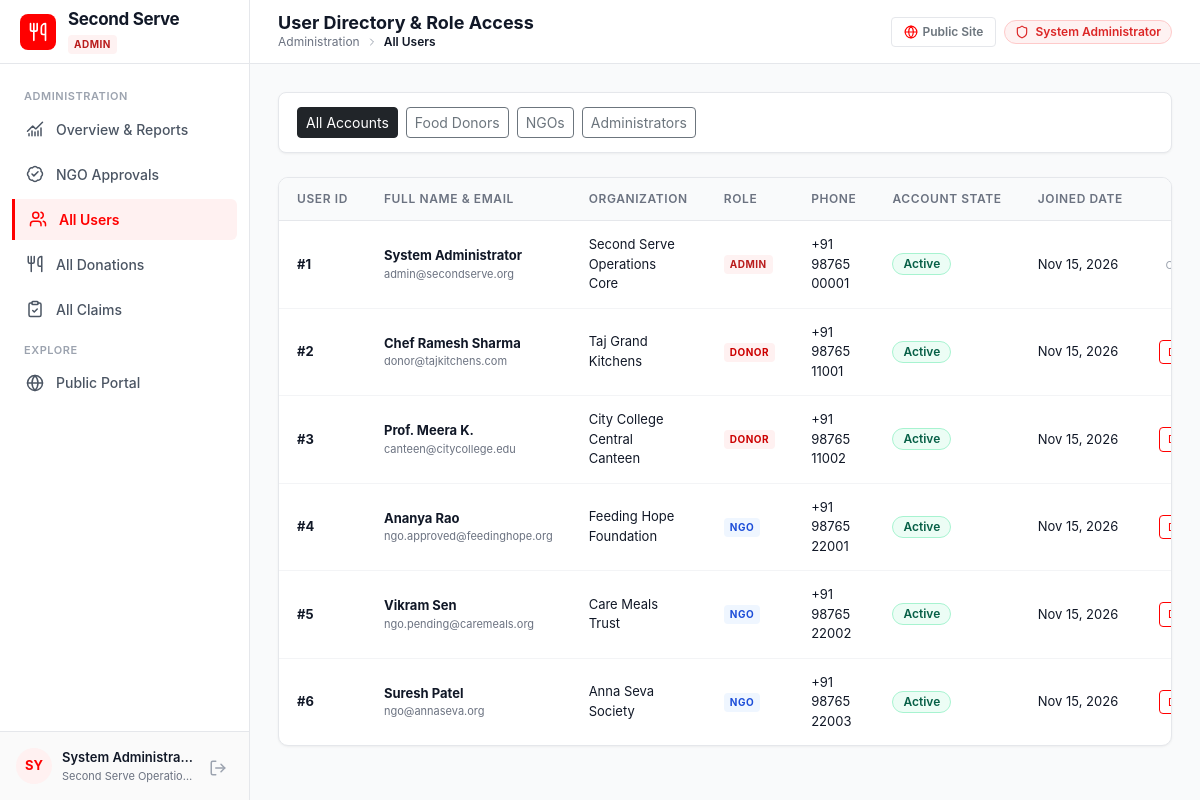
Page /admin/users (signed in) on the committed database.
### app/models.py (models this page shows, shortened)
class User(UserMixin, db.Model):
    __tablename__ = 'users'
    id = db.Column(db.Integer, primary_key=True)
    name = db.Column(db.String(100), nullable=False)
    email = db.Column(db.String(120), unique=True, index=True, nullable=False)
    password_hash = db.Column(db.String(255), nullable=False)
    role = db.Column(db.String(20), nullable=False, default='DONOR')  # DONOR, NGO, ADMIN
    phone = db.Column(db.String(25), nullable=False)
    organization_name = db.Column(db.String(150), nullable=True)
    address = db.Column(db.String(255), nullable=True)
    locality = db.Column(db.String(100), nullable=True)
    city = db.Column(db.String(100), nullable=True)
    district = db.Column(db.String(100), nullable=True)
    verification_status = db.Column(db.String(20), nullable=False, default='APPROVED')
    is_active = db.Column(db.Boolean, default=True, nullable=False)
    created_at = db.Column(db.DateTime, default=datetime.utcnow, nullable=False)
    listings = db.relationship('FoodListing', backref='donor', lazy='dynamic', cascade='all, delete-orphan')
    claims = db.relationship('Claim', backref='recipient', lazy='dynamic')
    audit_logs = db.relationship('AuditLog', backref='user', lazy='dynamic')
    @property
    def is_admin(self):
        return self.role == 'ADMIN'
    @property
    def is_donor(self):
        return self.role == 'DONOR'
    @property
    def is_ngo(self):
        return self.role == 'NGO'

### app/routes/admin.py (the view)
@admin_bp.route('/users')
def users():
    role_filter = request.args.get('role', 'ALL').upper()
    query = User.query
    if role_filter != 'ALL':
        query = query.filter_by(role=role_filter)
    users_list = query.order_by(User.created_at.desc()).all()
    return render_template('admin/users.html', users=users_list, current_filter=role_filter)

### app/models.py (called while the page is built)
@login_manager.user_loader
def load_user(user_id):
    return db.session.get(User, int(user_id))

### app/routes/admin.py (called while the page is built)
@admin_bp.before_request
def admin_before_request():
    if not current_user.is_authenticated:
        return redirect(url_for('auth.login', next=request.url))
    if not current_user.is_admin:
        flash("You do not have permission to access that resource.", "danger")
        return redirect(url_for('main.index'))
    check_and_expire_listings()

### app/services/listing_service.py (called while the page is built, shortened)
def check_and_expire_listings():
    now = datetime.utcnow()
    expired_listings = FoodListing.query.filter(
        FoodListing.status.in_(['AVAILABLE', 'RESERVED']),
        FoodListing.collection_deadline <= now
    ).all()
    if expired_listings:
        db.session.commit()
    return len(expired_listings)

### app/templates/admin/users.html (shortened to what this page needs)
{% extends 'base.html' %}
{% block page_title %}User Directory & Role Access{% endblock %}
{% block breadcrumb %}
  <span>Administration</span>
  <i data-lucide="chevron-right" style="width: 12px; height: 12px; color: #9CA3AF;"></i>
  <span style="color: #111827; font-weight: 600;">All Users</span>
{% endblock %}
{% block content %}
<div class="filter-toolbar">
  <div class="d-flex flex-wrap gap-2">
    <a href="{{ url_for('admin.users', role='ALL') }}" class="btn btn-sm {% if current_filter == 'ALL' %}btn-dark{% else %}btn-outline-secondary{% endif %}">
      All Accounts
    </a>
    <a href="{{ url_for('admin.users', role='DONOR') }}" class="btn btn-sm {% if current_filter == 'DONOR' %}btn-ss-primary{% else %}btn-outline-secondary{% endif %}">
      Food Donors
    </a>
    <a href="{{ url_for('admin.users', role='NGO') }}" class="btn btn-sm {% if current_filter == 'NGO' %}btn-primary{% else %}btn-outline-secondary{% endif %}">
      NGOs
    </a>
    <a href="{{ url_for('admin.users', role='ADMIN') }}" class="btn btn-sm {% if current_filter == 'ADMIN' %}btn-danger{% else %}btn-outline-secondary{% endif %}">
      Administrators
    </a>
  </div>
</div>
<div class="ss-card">
  <div class="ss-card-body p-0">
    {% if users %}
      <div class="table-responsive">
        <table class="ss-table">
          <thead>
            <tr>
              <th>User ID</th>
              <th>Full Name & Email</th>
              <th>Organization</th>
              <th>Role</th>
              <th>Phone</th>
              <th>Account State</th>
              <th>Joined Date</th>
              <th class="text-end">Manage</th>
            </tr>
          </thead>
          <tbody>
            {% for u in users %}
              <tr>
                <td><strong>#{{ u.id }}</strong></td>
                <td>
                  <div style="font-weight: 700; color: #111827;">{{ u.name }}</div>
                  <div style="font-size: 11px; color: #6B7280;">{{ u.email }}</div>
                </td>
                <td>{{ u.organization_name or '—' }}</td>
                <td>
                  <span class="role-pill role-pill-{{ u.role.lower() }}">{{ u.role }}</span>
                </td>
                <td>{{ u.phone }}</td>
                <td>
                  {% if u.is_active %}
                    <span class="pill-status pill-available">Active</span>
                  {% else %}
                    <span class="pill-status pill-expired">Suspended</span>
                  {% endif %}
                </td>
                <td>{{ u.created_at|dateonly }}</td>
                <td class="text-end">
                  {% if u.id != current_user.id %}
                    <form method="POST" action="{{ url_for('admin.toggle_user_status', user_id=u.id) }}" class="d-inline">
                      <button type="submit" class="btn btn-sm {% if u.is_active %}btn-outline-danger{% else %}btn-outline-success{% endif %}" style="font-size: 11px; padding: 3px 8px;">
                      </button>
                    </form>
                  {% else %}
                    <span style="font-size: 11px; color: #9CA3AF;">Current User</span>
                  {% endif %}
                </td>
              </tr>
            {% endfor %}
          </tbody>
        </table>
      </div>
    {% endif %}
  </div>
</div>
{% endblock %}

### app/templates/base.html (shortened to what this page needs)
<!DOCTYPE html>
<html lang="en">
<head>
  <link rel="stylesheet" href="{{ url_for('static', filename='vendor/bootstrap/bootstrap.min.css') }}">
  <link rel="stylesheet" href="{{ url_for('static', filename='css/style.css') }}">
</head>
<body>
  <div class="app-wrapper">
    <aside class="app-sidebar" id="appSidebar">
      <div class="sidebar-header">
        <div class="brand-icon-box">
          <i data-lucide="utensils" style="width: 20px; height: 20px;"></i>
        </div>
        <div class="brand-info">
          <div class="brand-title">Second Serve</div>
          {% if current_user.is_authenticated %}
            <span class="role-pill role-pill-{{ current_user.role.lower() }}">
              {{ current_user.role }}
            </span>
          {% endif %}
        </div>
      </div>
      <nav class="sidebar-nav">
        {% if current_user.is_authenticated %}
          {% if current_user.is_donor %}
            <div class="nav-section-title">Donor Workspace</div>
            <a href="{{ url_for('donor.dashboard') }}" class="sidebar-nav-link {% if request.endpoint == 'donor.dashboard' %}active{% endif %}">
              <i data-lucide="layout-dashboard" style="width: 18px; height: 18px;"></i>
              <span>Dashboard</span>
            </a>
            <a href="{{ url_for('donor.create') }}" class="sidebar-nav-link {% if request.endpoint == 'donor.create' %}active{% endif %}">
              <i data-lucide="plus-circle" style="width: 18px; height: 18px;"></i>
              <span>Create Donation</span>
            </a>
            <a href="{{ url_for('donor.my_donations') }}" class="sidebar-nav-link {% if request.endpoint in ['donor.my_donations', 'donor.edit'] %}active{% endif %}">
              <i data-lucide="utensils" style="width: 18px; height: 18px;"></i>
              <span>My Donations</span>
            </a>
            <a href="{{ url_for('donor.claims') }}" class="sidebar-nav-link {% if request.endpoint in ['donor.claims', 'donor.claim_detail'] %}active{% endif %}">
              <i data-lucide="clipboard-check" style="width: 18px; height: 18px;"></i>
              <span>Claim Requests</span>
              {% if donor_pending_claims > 0 %}
                <span class="sidebar-badge">{{ donor_pending_claims }}</span>
              {% endif %}
            </a>
            <a href="{{ url_for('donor.history') }}" class="sidebar-nav-link {% if request.endpoint == 'donor.history' %}active{% endif %}">
              <i data-lucide="clock" style="width: 18px; height: 18px;"></i>
              <span>History</span>
            </a>
          {% elif current_user.is_admin %}
            <div class="nav-section-title">Administration</div>
            <a href="{{ url_for('admin.dashboard') }}" class="sidebar-nav-link {% if request.endpoint == 'admin.dashboard' %}active{% endif %}">
              <i data-lucide="chart-no-axes-combined" style="width: 18px; height: 18px;"></i>
              <span>Overview & Reports</span>
            </a>
            <a href="{{ url_for('admin.ngos') }}" class="sidebar-nav-link {% if request.endpoint == 'admin.ngos' %}active{% endif %}">
              <i data-lucide="badge-check" style="width: 18px; height: 18px;"></i>
              <span>NGO Approvals</span>
            </a>
            <a href="{{ url_for('admin.users') }}" class="sidebar-nav-link {% if request.endpoint == 'admin.users' %}active{% endif %}">
              <i data-lucide="users" style="width: 18px; height: 18px;"></i>
              <span>All Users</span>
            </a>
            <a href="{{ url_for('admin.donations') }}" class="sidebar-nav-link {% if request.endpoint == 'admin.donations' %}active{% endif %}">
              <i data-lucide="utensils" style="width: 18px; height: 18px;"></i>
              <span>All Donations</span>
            </a>
            <a href="{{ url_for('admin.claims') }}" class="sidebar-nav-link {% if request.endpoint == 'admin.claims' %}active{% endif %}">
              <i data-lucide="clipboard-check" style="width: 18px; height: 18px;"></i>
              <span>All Claims</span>
            </a>
          {% endif %}
        {% endif %}
        <div class="nav-section-title">Explore</div>
        <a href="{{ url_for('main.landing') }}" class="sidebar-nav-link" target="_blank">
          <i data-lucide="globe" style="width: 18px; height: 18px;"></i>
          <span>Public Portal</span>
        </a>
      </nav>
      {% if current_user.is_authenticated %}
        <div class="sidebar-footer">
          <div class="user-profile-card">
            <div class="user-avatar">
              {{ current_user.name[:2].upper() }}
            </div>
            <div class="user-info">
              <div class="user-name" title="{{ current_user.name }}">{{ current_user.name }}</div>
              <div class="user-org" title="{{ current_user.organization_name or current_user.email }}">
                {{ current_user.organization_name or current_user.email }}
              </div>
            </div>
            <a href="{{ url_for('auth.logout') }}" class="btn-logout" title="Log out">
              <i data-lucide="log-out" style="width: 18px; height: 18px;"></i>
            </a>
          </div>
        </div>
      {% endif %}
    </aside>
    <main class="app-main">
      <header class="app-header">
        <div class="header-left">
          <div class="header-title-box">
            <h1 class="page-title">{% block page_title %}Dashboard{% endblock %}</h1>
            <div class="page-breadcrumb">
              {% block breadcrumb %}{% endblock %}
            </div>
          </div>
        </div>
        <div class="header-right d-flex align-items-center gap-2">
          <a href="{{ url_for('main.landing') }}" class="btn btn-sm btn-outline-secondary d-none d-md-inline-flex align-items-center gap-1" style="font-size: 12px; font-weight: 600; padding: 5px 12px; border-color: #E5E7EB; text-decoration: none;" target="_blank">
            <i data-lucide="globe" style="width: 14px; height: 14px; color: #FF0000;"></i>
            <span>Public Site</span>
          </a>
          {% if current_user.is_authenticated %}
            {% if current_user.is_ngo %}
              {% if current_user.verification_status == 'APPROVED' %}
                <span class="pill-status pill-approved">
                  <i data-lucide="badge-check" style="width: 14px; height: 14px;"></i> Verified NGO
                </span>
              {% elif current_user.verification_status == 'PENDING' %}
                <span class="pill-status pill-pending" title="Admin approval required to claim donations">
                  <i data-lucide="clock" style="width: 14px; height: 14px;"></i> Approval Pending
                </span>
              {% else %}
                <span class="pill-status pill-rejected">
                  <i data-lucide="x-circle" style="width: 14px; height: 14px;"></i> Verification Rejected
                </span>
              {% endif %}
            {% elif current_user.is_donor %}
              <span class="pill-status pill-approved">
                <i data-lucide="shield-check" style="width: 14px; height: 14px;"></i> Verified Food Donor
              </span>
            {% elif current_user.is_admin %}
              <span class="pill-status pill-status-danger">
                <i data-lucide="shield" style="width: 14px; height: 14px;"></i> System Administrator
              </span>
            {% endif %}
          {% endif %}
        </div>
      </header>
      <div class="app-content">
        {% block content %}{% endblock %}
      </div>
    </main>
  </div>
</body>
</html>

### rows in the picture
User: role "ADMIN", name "SY", name "System Administra…", organization_name "Second Serve Operatio…", id "1", name "System Administrator", email "admin@secondserve.org", organization_name "Second Serve Operations Core", phone "+91 98765 00001", is_active "Active", created_at "Nov 15, 2026"
User: id "2", name "Chef Ramesh Sharma", email "donor@tajkitchens.com", organization_name "Taj Grand Kitchens", role "DONOR", phone "+91 98765 11001", is_active "Active", created_at "Nov 15, 2026"
User: id "3", name "Prof. Meera K.", email "canteen@citycollege.edu", organization_name "City College Central Canteen", role "DONOR", phone "+91 98765 11002", is_active "Active", created_at "Nov 15, 2026"
User: id "4", name "Ananya Rao", email "ngo.approved@feedinghope.org", organization_name "Feeding Hope Foundation", role "NGO", phone "+91 98765 22001", is_active "Active", created_at "Nov 15, 2026"
User: id "5", name "Vikram Sen", email "ngo.pending@caremeals.org", organization_name "Care Meals Trust", role "NGO", phone "+91 98765 22002", is_active "Active", created_at "Nov 15, 2026"
User: id "6", name "Suresh Patel", email "ngo@annaseva.org", organization_name "Anna Seva Society", role "NGO", phone "+91 98765 22003", is_active "Active", created_at "Nov 15, 2026"
